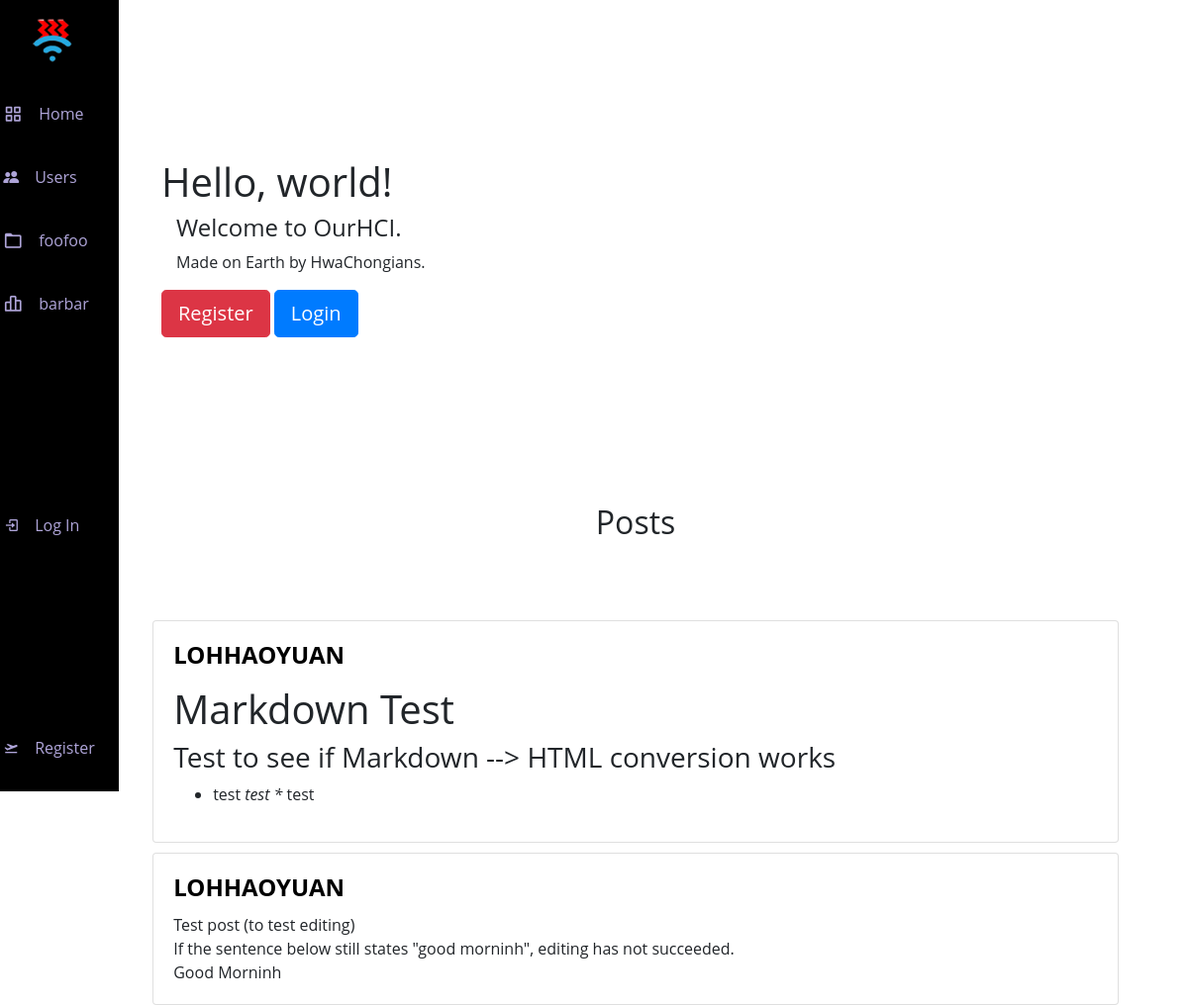
The app's page /, older data.
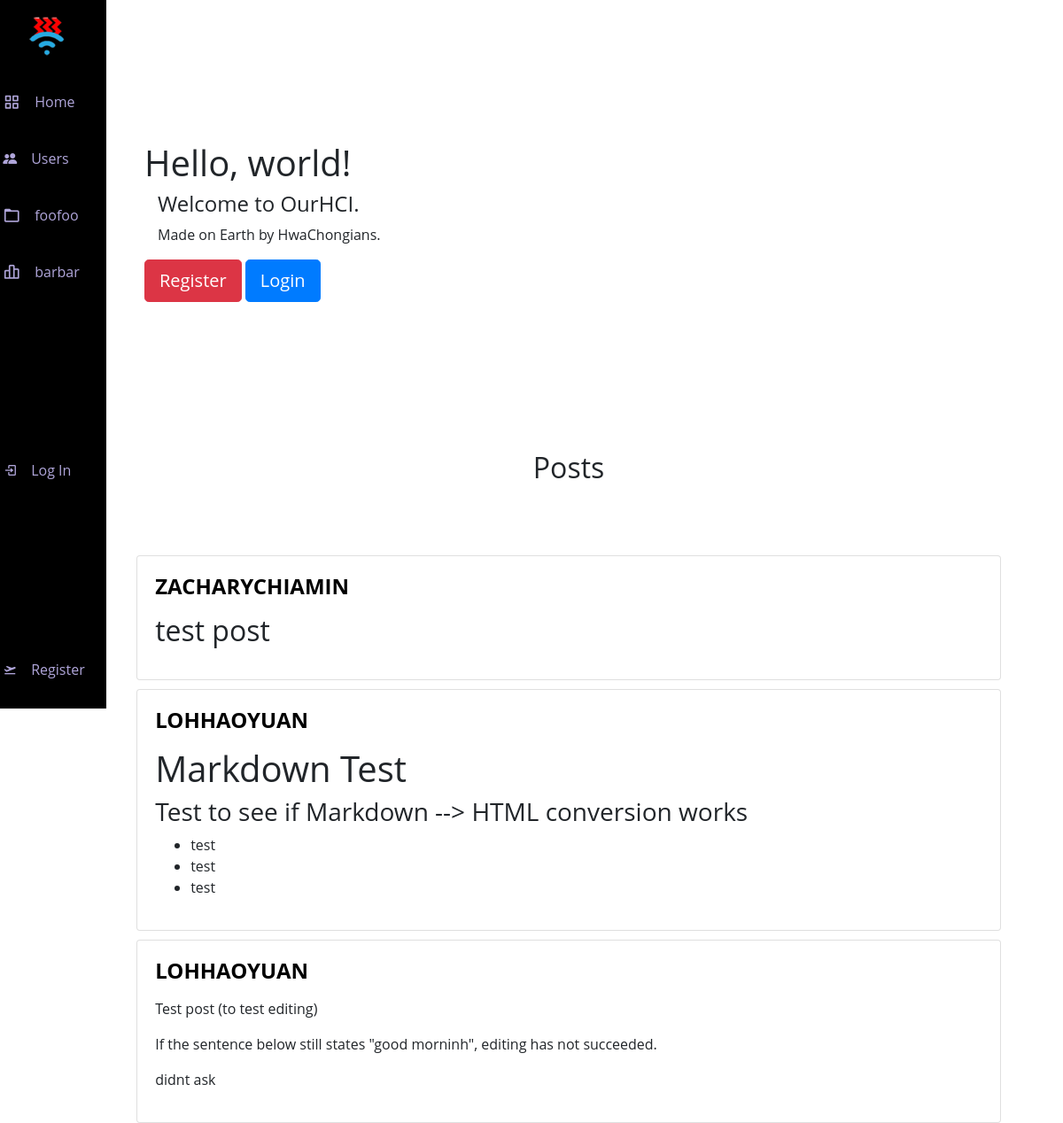
The same page, newer data.
### ourapp/models.py (models this page shows)
class Post(models.Model):
    user = models.ForeignKey(User, on_delete=models.CASCADE)
    content = models.TextField(null=False)
    image = models.ImageField(upload_to="uploads/images", blank=True)

class User(AbstractUser):
    hciclass = models.CharField(max_length=3, null=False, blank=False)
    consortium = models.CharField(max_length=8, null=True, blank=True)
    bio = models.TextField(max_length=500, null=True, blank=True)
    reputation = models.IntegerField(null=False, blank=False, default=100)
    email = models.EmailField(null=False, max_length=26, blank=False)

### ourapp/views.py (the view)
# urls.py: path("", views.index, name="index"),
def index(request):
    user = request.user
    developer = user.groups.filter(name='Developer').exists()
    feed = Post.objects.all().order_by('-id')
    return render(request, "ourapp/index.html", {
        "developer": developer,
        "feed": feed,
    })

### ourapp/templates/ourapp/index.html (shortened to what this page needs)
{% extends "ourapp/layout.html" %}
{% block body %}
    <div>
        {% if user.is_authenticated %}
            <div class="p-5 mb-4 rounded-3">
                <div class="container-fluid py-5">
                <h1 class="display-5 fw-bold">Hello, <strong>{{user}}</strong>!</h1>
                <h4 class="col-md-8 fs-4">Welcome back to OurHCI.</h4>
                <p class="col-md-8 fs-4">
                    Made on Earth by HwaChongians
                </p>
            </div>
        </div>
        {% else %}
            <div class="p-5 mb-4 rounded-3">
                <div class="container-fluid py-5">
                    <h1 class="display-5 fw-bold">Hello, world!</h1>
                    <h4 class="col-md-8 fs-4">Welcome to OurHCI.</h4>
                    <p class="col-md-8 fs-4"> Made on Earth by HwaChongians.</p>
                    <a class="btn btn-danger btn-lg" href="{% url 'register' %}" role="button">Register</a>
                    <a class="btn btn-primary btn-lg" href="{% url 'login' %}" role="button">Login</a>
                </div>
            </div>
        {% endif %}
        <div class="p-5 mb-4 rounded-3"><h2 class="centered">Posts</h3></div>
        {% for post in feed %}
            <div class="card" style="width: 90%; height: auto; margin-bottom:2px;margin: 0 auto;float: none; margin-bottom: 10px;">
                <div class="card-body">
                    <h4 class="card-title">
                        <a class="userlink" href="{% url 'profile' post.user %}">
                            <b>{{post.user}}</b>
                        </a>
                    </h4>
                    <p class="card-text">{{post.content | safe}}</p>
                </div>
            </div>
        {% endfor %}
            </div>
{% endblock %}

### ourapp/templates/ourapp/layout.html (shortened to what this page needs)
{% load static %}
<!doctype html>
<html lang="en">
  <head>
    <link href="/static/ourapp/styles.css" rel="stylesheet">
    <link href='https://unpkg.com/boxicons@2.1.2/css/boxicons.min.css' rel='stylesheet'>
    <link rel="stylesheet" href="https://cdn.jsdelivr.net/npm/bootstrap-icons@1.8.3/font/bootstrap-icons.css">
    <link rel="stylesheet" href="https://cdn.jsdelivr.net/npm/bootstrap@4.6.1/dist/css/bootstrap.min.css">
  </head>
  <body id="body" >
  <div class="l-navbar" id="nav-bar">
    <nav class="nav">
      <div>
        <span class="nav_logo-name">
          <img width="45" height="45" style="margin-left: 30px; margin-right: 30px; margin-bottom: 30px;" class="d-inline-block align-top2" id="ourhcilogo" src="{% static 'ourapp/ourhci-logo-2.png' %}">
        </span>
        <div class="nav_list">
          <a href="/" class="nav_link" id="a" onclick="set_active('a')">
            <i class='bx bx-grid-alt nav_icon'></i>
            <span class="nav_name">Home</span>
          </a>
            <a href="/@" class="nav_link" id="c" onclick="set_active('c')">
              <i class="bi bi-people-fill"></i>
              <span class="nav_name">Users</span>
            </a>
          <a href="/" class="nav_link" id="e" onclick="set_active('e')">
            <i class='bx bx-folder nav_icon'></i>
            <span class="nav_name">foofoo</span>
          </a>
          <a href="/" class="nav_link" id="f" onclick="set_active('f')">
            <i class='bx bx-bar-chart-alt-2 nav_icon'></i>
            <span class="nav_name">barbar</span>
          </a>
        </div>
      </div>
      {% if user.is_authenticated %}
        <a href="{% url 'profile' user%}" class="nav_link">
          <i class='bx bx-user-circle'></i>
          <span class="nav_name">Profile</span>
        </a>
        <a href="{% url 'logout' %}" class="nav_link">
          <i class='bx bx-log-out nav_icon'></i>
          <span class="nav_name">Sign Out</span>
        </a>
      {% else %}
        <a href="{% url 'login'%}" class="nav_link">
          <i class='bx bx-log-in'></i>
          <span class="nav_name">Log In</span>
        </a>
        <a href="{% url 'register'%}" class="nav_link">
          <i class='bx bxs-plane-take-off'></i>
          <span class="nav_name">Register</span>
        </a>
      {% endif %}
    </nav>
  </div>
<div class="height-100">
  {% block body %}
  {% endblock %}
</div>
    </body>
</html>

### ourapp/static/ourapp/styles.css (style rules this page uses)
body { font-family: 'Open Sans', sans-serif; background-color: #EAECEF }
.userlink { color:black; }
a { color:black; }

### ourapp/templates/ourapp/layout.html (style rules this page uses)
body { font-family: 'Open Sans', sans-serif; background-color: white; padding-left: 100px; position: relative; margin: var(--header-height) 0 0 0; padding: 0 1rem; font-size: var(--normal-font-size); transition: .5s; }
a { color: blue; text-decoration: none; }
img { max-width: 100%; height: auto; }
.userlink { color: black; }
:root { --header-height: 3rem; --nav-width: 68px; --first-color: #000000; --first-color-light: #AFA5D9; --white-color: #F7F6FB; --body-font: 'Nunito', sans-serif; --normal-font-size: 1rem; --z-fixed: 100; }
.l-navbar { position: fixed; top: 0; left: -30%; width: 120px; height: 100vh; background-color: var(--first-color); padding: .5rem 1rem 0 0; transition: .5s; z-index: var(--z-fixed); }
.nav { height: 100%; display: flex; flex-direction: column; justify-content: space-between; overflow: hidden; }
.nav_logo-name { color: var(--white-color); font-weight: 700; }
.nav_icon { font-size: 1.25rem; }
.nav_link { position: relative; color: var(--first-color-light); margin-bottom: 1.5rem; transition: .3s; display: grid; grid-template-columns: max-content max-content; align-items: center; column-gap: 1rem; padding: .5rem 0 .5rem 0.2rem; }
.nav_name { font-size: 10; }
.height-100 { height: 100vh; }
@media screen and (min-width: 768px) { body { margin: calc(var(--header-height) + 1rem) 0 0 0; padding-left: calc(var(--nav-width) + 2rem); } }
@media screen and (min-width: 768px) { .l-navbar { left: 0; padding: 1rem 1rem 0 0; } }
@media screen and (min-width: 768px) { .centered { text-align: center; } }

Row changes from the older to the newer data that the page shows:
added Post: user "ZACHARYCHIAMIN", content "test post"
changed Post: content "Markdown Test Test to see if Markdown --> HTML conversion works test test * test" → "Markdown Test Test to see if Markdown --> HTML conversion works test test test"
changed Post: content "Test post (to test editing) If the sentence below still states \"good morninh\", editing has not succeeded. Good Morninh" → "Test post (to test editing) If the sentence below still states \"good morninh\", editing has not succeeded. didnt ask"
